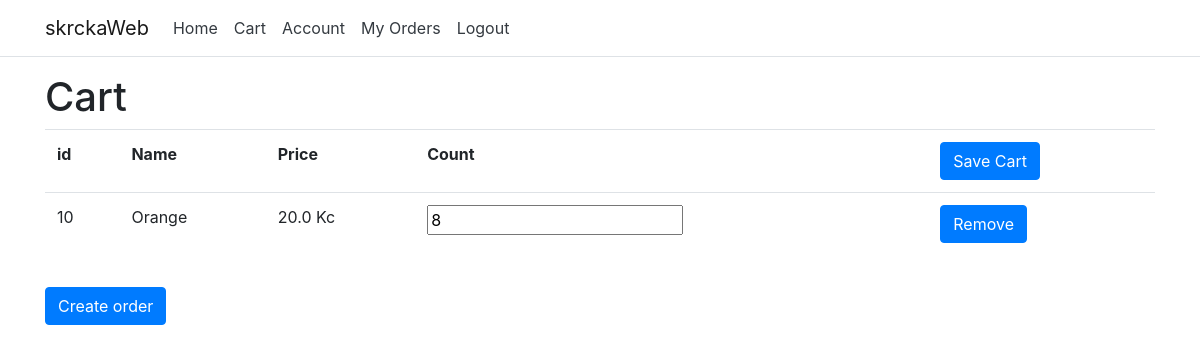
The page /shop/cart (signed in) on the database its author committed.
### shop/models.py (models this page shows)
class CartItem(models.Model):
    user = models.ForeignKey(get_user_model(), on_delete=models.CASCADE, default=0)
    product = models.ForeignKey(Product, on_delete=models.CASCADE, default=0)
    count = models.IntegerField(default=0)

class Product(models.Model):
    name = models.CharField(max_length=255)
    price = models.FloatField()
    stock = models.IntegerField()
    image_url = models.CharField(max_length=2083)

### shop/views.py (the view)
# urls.py: path('cart', views.cart, name='cart'),
@login_required
def cart(request):
    if request.method == 'POST':
        form = CartItemFormSet(request.POST)
        if form.is_valid():
            form.save()
    else:
        form = CartItemFormSet(queryset=CartItem.objects.filter(user_id=request.user.id))
    return render(request, 'cart.html',
                    {'form': form})

### shop/templates/cart.html (shortened to what this page needs)
{% extends 'base.html' %}
{% block content %}
    <h1>Cart</h1>
    <form method="post" enctype="multipart/form-data" action="{% url 'cart' %}">
    <div class="pb-3">
    <table class="table">
        <tr>
            <th>id</th>
            <th>Name</th>
            <th>Price</th>
            <th>Count</th>
            <th><input class="btn btn-primary" type="submit" value="Save Cart"></th>
        </tr>
        {% for item in form %}
            <tr>
                <td>{{ item.instance.id }}</td>
                <td>{{ item.instance.product.name }}</td>
                <td>{{ item.instance.product.price }} Kc</td>
                <td>{{ item.count }}</td>
                <td><a class="btn btn-primary" href="{% url 'cart_remove' item.instance.id %}">Remove</a></td>
            </tr>
        {% endfor %}
    </table>
    </form>
</div>
    <a class="btn btn-primary" href="{% url 'order_new' %}">Create order</a>
{% endblock %}

### rows shown on the page
CartItem: instance.id "10", instance.product.name "Orange", instance.product.price "20.0"
